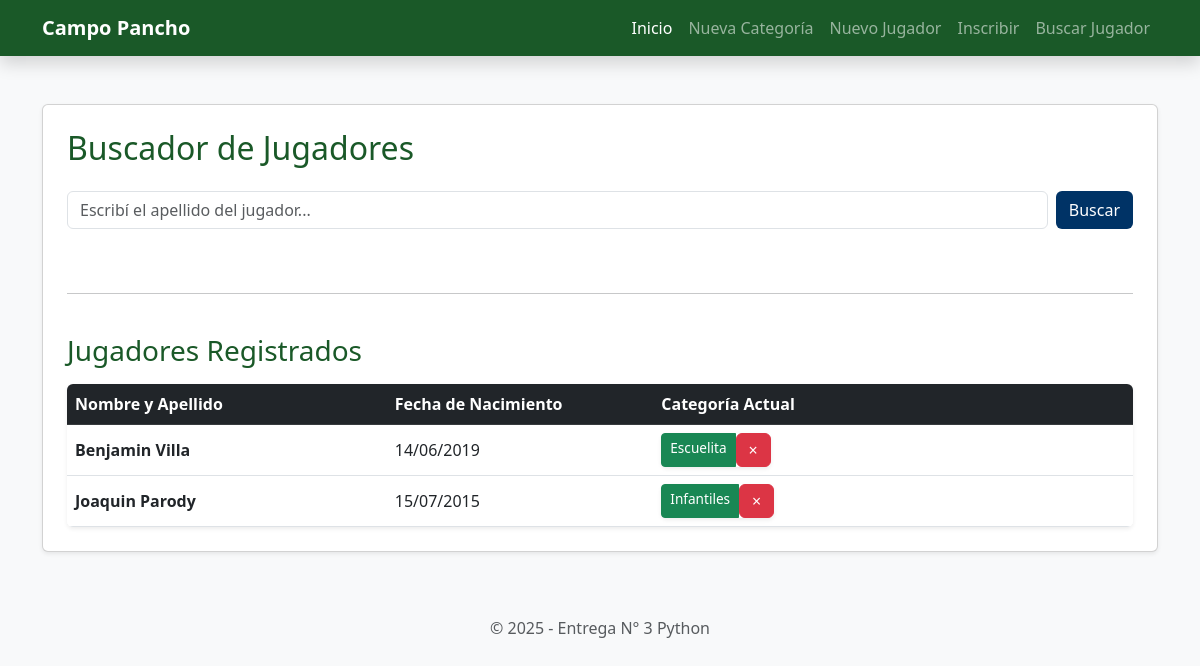
Page /buscar-jugador/ on the committed database.
### club/models.py (models this page shows, shortened)
class Jugador(models.Model):
    nombre = models.CharField(max_length=100)
    apellido = models.CharField(max_length=100)
    dni = models.IntegerField(unique=True)
    fecha_nacimiento = models.DateField()
    responsable = models.CharField(max_length=100)
    dni_responsable = models.IntegerField()
    contacto_responsable = models.CharField(max_length=100)

class SolicitudInscripcion(models.Model):
    jugador = models.ForeignKey(Jugador, on_delete=models.CASCADE)
    categoria = models.ForeignKey(Categoria, on_delete=models.CASCADE)
    fecha_solicitud = models.DateField(auto_now_add=True)

class Categoria(models.Model):
    nombre = models.CharField(max_length=50)
    anio_nacimiento_desde = models.IntegerField()
    anio_nacimiento_hasta = models.IntegerField()
    profesor = models.CharField(max_length=100)
    dias_horarios = models.CharField(max_length=150)

### club/views.py (the view)
# urls.py: path("buscar-jugador/", buscar_jugador, name="buscar_jugador"),
def buscar_jugador(request):
    jugadores = Jugador.objects.all()
    inscripciones = SolicitudInscripcion.objects.all()
    ids_inscriptos = inscripciones.values_list('jugador_id', flat=True)
    return render(request, "club/buscar_jugador.html", {
        "jugadores": jugadores,
        "ids_inscriptos": ids_inscriptos,
        "inscripciones": inscripciones
    })

### club/templates/club/buscar_jugador.html (shortened to what this page needs)
{% extends "club/base.html" %}
{% block contenido %}
    <h2 class="mb-4" style="color: #1a5928;">Buscador de Jugadores</h2>
    <form action="{% url 'resultado_busqueda' %}" method="GET" class="d-flex mb-5">
        <input name="apellido" class="form-control me-2" type="search" placeholder="Escribí el apellido del jugador..." required>
        <button class="btn text-white" style="background-color: #003366;" type="submit">Buscar</button>
    </form>
    <hr>
    <h3 class="mt-4 mb-3" style="color: #1a5928;">Jugadores Registrados</h3>
    <div class="table-responsive shadow-sm rounded">
        <table class="table table-hover align-middle bg-white mb-0">
            <thead class="table-dark">
                <tr>
                    <th style="width: 30%;">Nombre y Apellido</th>
                    <th style="width: 25%;">Fecha de Nacimiento</th>
                    <th style="width: 45%;">Categoría Actual</th>
                </tr>
            </thead>
            <tbody>
                {% for j in jugadores %}
                <tr>
                    <td class="fw-bold">{{ j.nombre }} {{ j.apellido }}</td>
                    <td>{{ j.fecha_nacimiento|date:"d/m/Y" }}</td>
                    <td>
                        {% if j.id in ids_inscriptos %}
                            <div class="d-flex flex-wrap gap-2">
                                {% for inscripcion in inscripciones %}
                                    {% if inscripcion.jugador_id == j.id %}
                                        <div class="btn-group btn-group-sm shadow-sm" role="group">
                                            <span class="btn btn-success disabled opacity-100 py-1" style="font-size: 0.85rem;">
                                                {{ inscripcion.categoria.nombre }}
                                            </span>
                                            <form action="{% url 'eliminar_inscripcion' inscripcion.id %}" method="POST" class="d-inline">
                                                <button type="submit" class="btn btn-danger py-1" onclick="return confirm('¿Seguro quieres quitar a este jugador de esta categoría?')">
                                                    &times;
                                                </button>
                                            </form>
                                        </div>
                                    {% endif %}
                                {% endfor %}
                            </div>
                        {% else %}
                            <span class="text-muted fst-italic">No inscripto</span>
                        {% endif %}
                    </td>
                </tr>
                {% endfor %}
            </tbody>
        </table>
    </div>
{% endblock %}

### rows in the picture
Jugador: nombre "Benjamin", apellido "Villa", fecha_nacimiento "14/06/2019"
SolicitudInscripcion: categoria.nombre "Escuelita"
Jugador: nombre "Joaquin", apellido "Parody", fecha_nacimiento "15/07/2015"
SolicitudInscripcion: categoria.nombre "Infantiles"
